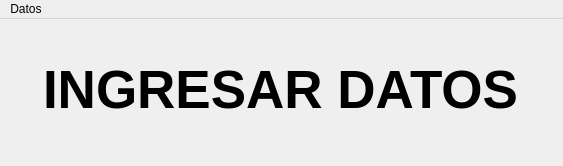
<?xml version="1.0" encoding="UTF-8"?>
<ui version="4.0">
 <class>MainWindow</class>
 <widget class="QMainWindow" name="MainWindow">
  <property name="geometry">
   <rect>
    <x>0</x>
    <y>0</y>
    <width>563</width>
    <height>166</height>
   </rect>
  </property>
  <property name="windowTitle">
   <string>MainWindow</string>
  </property>
  <widget class="QWidget" name="centralwidget">
   <widget class="QLabel" name="label">
    <property name="geometry">
     <rect>
      <x>10</x>
      <y>20</y>
      <width>541</width>
      <height>101</height>
     </rect>
    </property>
    <property name="font">
     <font>
      <pointsize>40</pointsize>
      <weight>75</weight>
      <bold>true</bold>
     </font>
    </property>
    <property name="text">
     <string>INGRESAR DATOS</string>
    </property>
    <property name="alignment">
     <set>Qt::AlignCenter</set>
    </property>
   </widget>
  </widget>
  <widget class="QMenuBar" name="menubar">
   <property name="geometry">
    <rect>
     <x>0</x>
     <y>0</y>
     <width>563</width>
     <height>21</height>
    </rect>
   </property>
   <widget class="QMenu" name="menuDatos">
    <property name="title">
     <string>Datos</string>
    </property>
    <addaction name="actionCliente"/>
    <addaction name="actionAuto"/>
   </widget>
   <addaction name="menuDatos"/>
  </widget>
  <action name="actionCliente">
   <property name="text">
    <string>Cliente</string>
   </property>
  </action>
  <action name="actionAuto">
   <property name="text">
    <string>Auto</string>
   </property>
  </action>
 </widget>
 <resources/>
 <connections/>
</ui>
